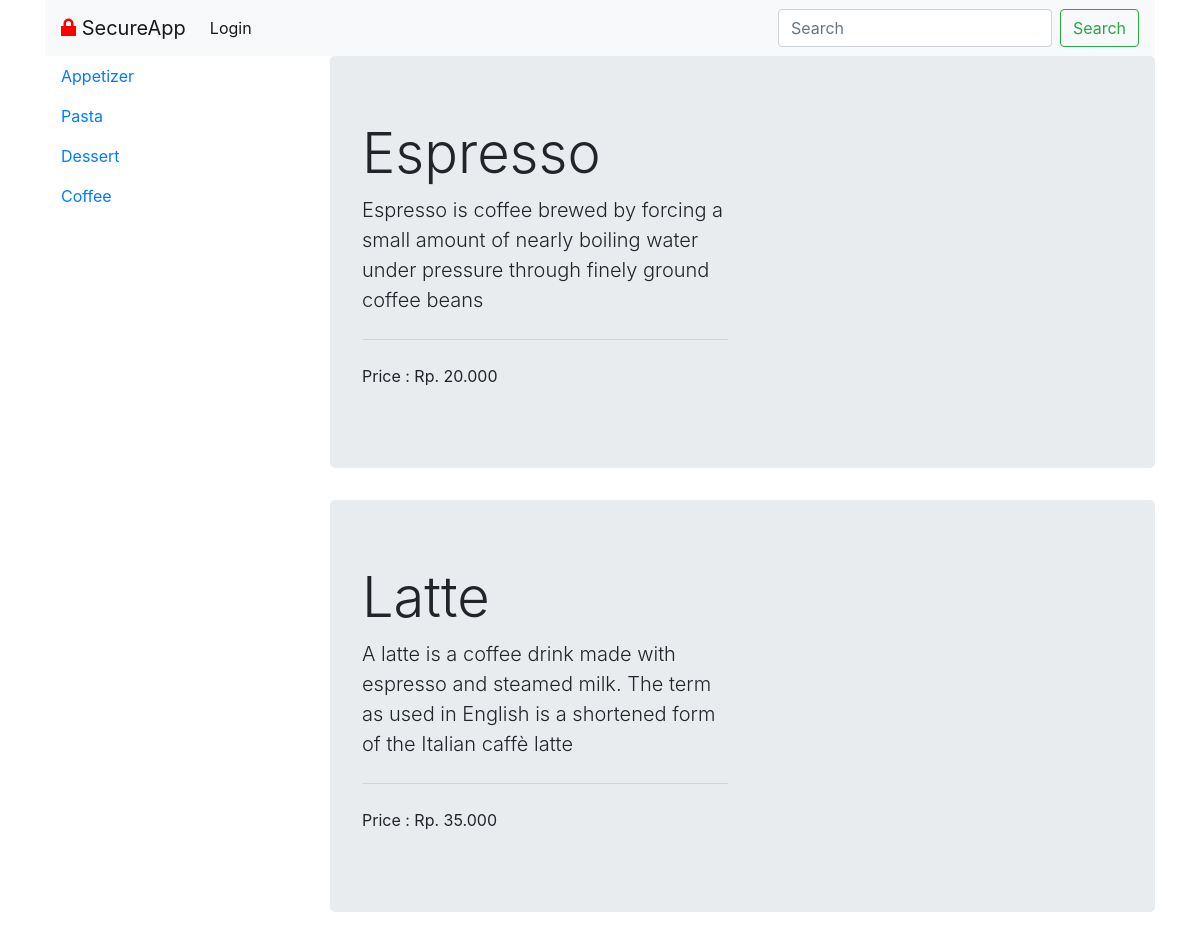
Page /index.php?m=menu&a=cat_id&id=5 on the committed database.
### tables this page shows
CREATE TABLE `categories` (
  `id` int(11) NOT NULL AUTO_INCREMENT,
  `category_name` varchar(255) DEFAULT NULL,
  PRIMARY KEY (`id`)
);

CREATE TABLE `menus` (
  `id` int(11) NOT NULL AUTO_INCREMENT,
  `name` varchar(100) DEFAULT NULL,
  `price` decimal(10,0) DEFAULT NULL,
  `description` varchar(200) DEFAULT NULL,
  `image` varchar(200) DEFAULT 'NULL',
  `id_cat` int(11) DEFAULT NULL,
  PRIMARY KEY (`id`)
);

### includes/database.php (called while the page is built, shortened)
<?php
$dsn = 'mysql:host=127.0.0.1;dbname=tugas1';
if(isset($_SESSION['group']) && $_SESSION['group'] == 'admin'){
	$username = 'admin';
	$password = 'adminpassword';
}else{
	$username = 'user';
	$password = 'userpassword';
}
$options = array(
    PDO::MYSQL_ATTR_INIT_COMMAND => 'SET NAMES utf8',
);
$dbh = new PDO($dsn, $username, $password, $options);
function query(){
	global $dbh;
	$args = func_get_args();
	$sql = $args[0];
	if(count($args)>1){
		array_shift($args);
		$params = $args;
	}else{
		$params = [];
	}
	$stmt = $dbh->prepare($sql);
	$stmt->execute($params);
	return $stmt;
}

### includes/functions.php (called while the page is built, shortened)
<?php
function listOfCategories(){
	return query('SELECT * FROM categories');
}

### modules/menu.php (the view, shortened to what this page needs)
<div class="container">
	<div class="row">
		<div class="col-md-3">
			<?php include_once 'includes/sidebar.php'?>
		</div>
		<div class="col-md-9">
		<?php foreach(query('SELECT * FROM menus where id_cat=?' , (int)$_REQUEST['id']) as $v) :?>
			<div class="jumbotron">
				<div class="row">
					<div class="col-md-6">
					  <h1 class="display-4"><?php echo $v['name'] ?></h1>
					  <p class="lead"><?php echo $v['description'] ?></p>
					  <hr class="my-4">
					  <p>Price : Rp. <?php echo  number_format($v['price'] ,0,",","."); ?></p>
					</div>
					<div class="col-md-6">
						<div class="imgLiquidFill imgLiquid" style="height: 200px;">
							</div>
					</div>
				</div>
			</div>
		<?php endforeach ?>
		</div>
	</div>
</div>

### includes/sidebar.php
<nav class="nav flex-column">
	<?php $stmt = listOfCategories() ?>
	<?php foreach ($stmt->fetchAll() as $key => $value) :?>
  		<a class="nav-link" href="index.php?m=menu&a=cat_id&id=<?php echo $value['id'] ?>"><?php echo $value['category_name'] ?></a>
  	<?php endforeach ?>
</nav>

### rows in the picture
categories: category_name "Appetizer"
categories: category_name "Pasta"
categories: category_name "Dessert"
categories: category_name "Coffee"
menus: name "Espresso", description "Espresso is coffee brewed by forcing a small amount of nearly boiling water under pressure through finely ground coffee beans", price "20.000"
menus: name "Latte", description "A latte is a coffee drink made with espresso and steamed milk. The term as used in English is a shortened form of the Italian caffè latte", price "35.000"
